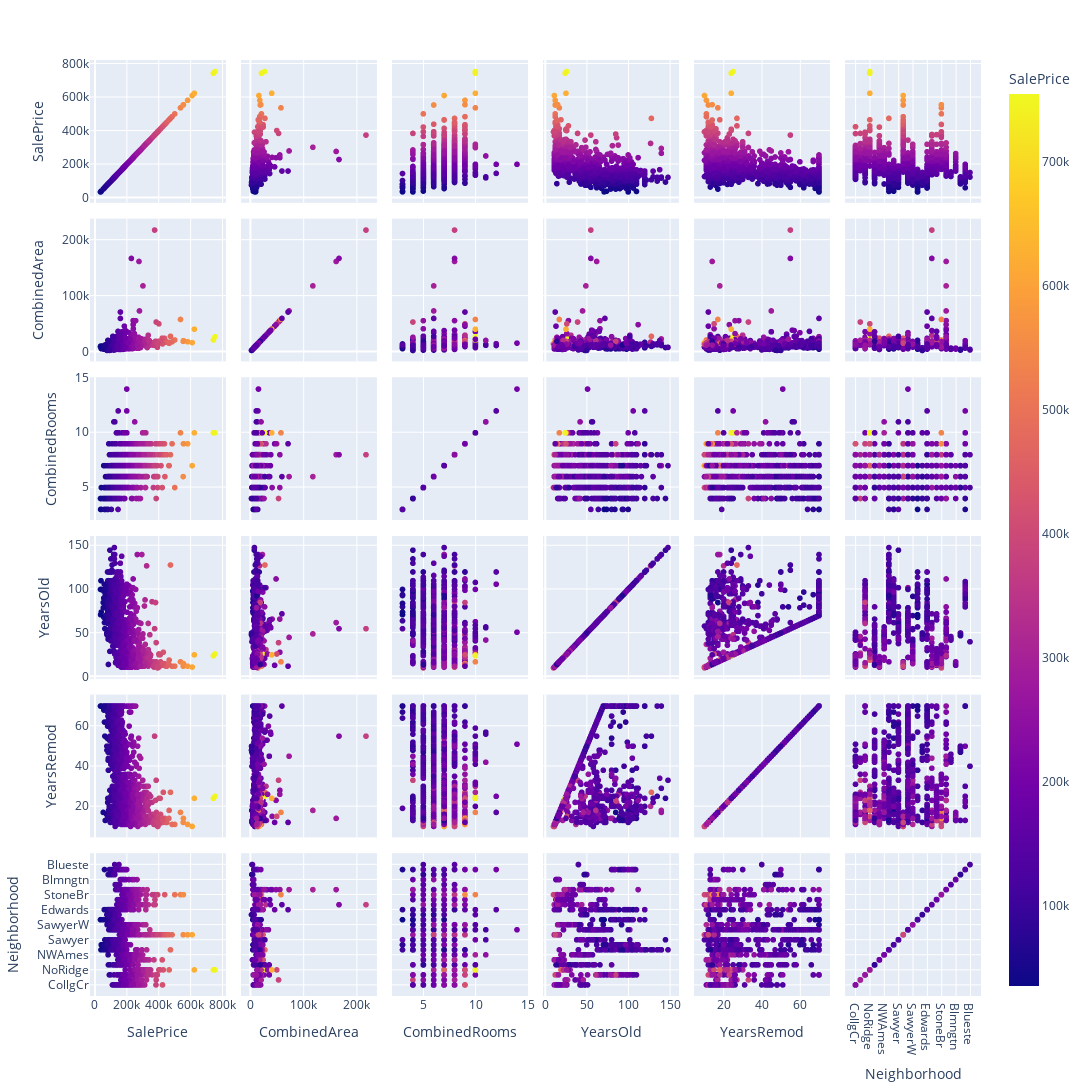

Source (notebook cell):
### Code cell
df = px.data.iris()
fig = px.scatter_matrix(df_drop2,
    width=1200,
    height=1200,
    dimensions=['SalePrice', 'CombinedArea', 'CombinedRooms', 'YearsOld','YearsRemod', 'Neighborhood'],
    color='SalePrice')
fig.show()

### Figure 1 — Plotly figure (JSON) as saved in the notebook; plotly's stock layout.template omitted (floating-point values rounded to 4 significant figures; data arrays with more than 128 entries replaced by an {"elided": "..."} marker saying what was removed)
{"data": [{"dimensions": [{"axis": {"matches": true}, "label": "SalePrice", "values": {"elided": "1460 int values"}}, {"axis": {"matches": true}, "label": "CombinedArea", "values": {"elided": "1460 int values"}}, {"axis": {"matches": true}, "label": "CombinedRooms", "values": {"elided": "1460 int values"}}, {"axis": {"matches": true}, "label": "YearsOld", "values": {"elided": "1460 int values"}}, {"axis": {"matches": true}, "label": "YearsRemod", "values": {"elided": "1460 int values"}}, {"axis": {"matches": true}, "label": "Neighborhood", "values": {"elided": "1460 str values"}}], "hovertemplate": "%{xaxis.title.text}=%{x}<br>%{yaxis.title.text}=%{y}<br>SalePrice=%{marker.color}<extra></extra>", "legendgroup": "", "marker": {"color": {"elided": "1460 int values"}, "coloraxis": "coloraxis", "symbol": "circle"}, "name": "", "showlegend": false, "type": "splom"}], "layout": {"coloraxis": {"colorbar": {"title": {"text": "SalePrice"}}, "colorscale": [[0, "#0d0887"], [0.1111, "#46039f"], [0.2222, "#7201a8"], [0.3333, "#9c179e"], [0.4444, "#bd3786"], [0.5556, "#d8576b"], [0.6667, "#ed7953"], [0.7778, "#fb9f3a"], [0.8889, "#fdca26"], [1, "#f0f921"]]}, "dragmode": "select", "height": 1200, "legend": {"tracegroupgap": 0}, "margin": {"t": 60}, "width": 1200}}
